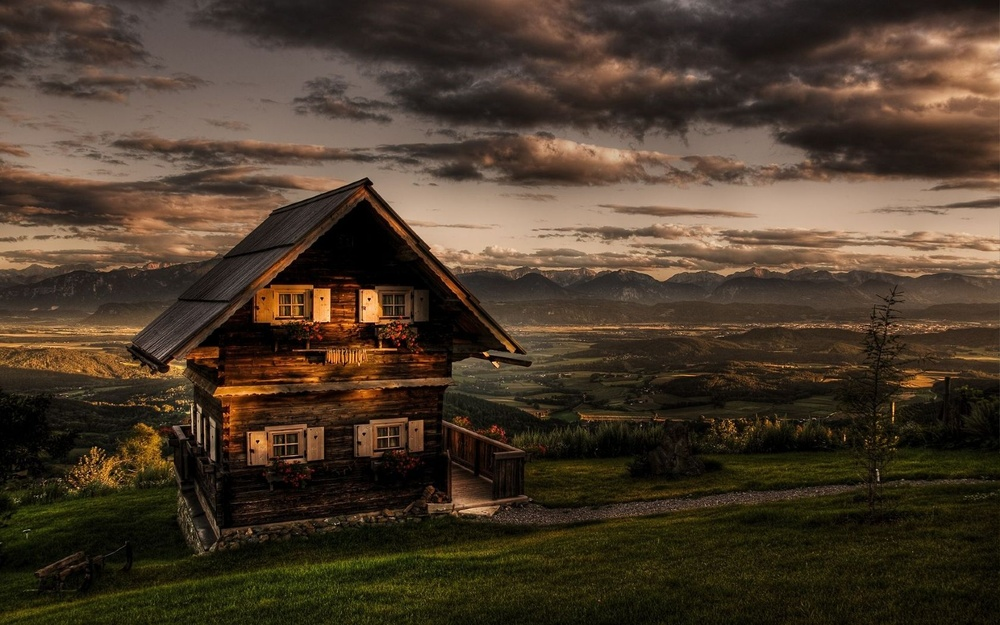
#> input picture images/cottage.jpg, 1000 x 625 px, shrunk from 1680 x 1050 before the run
$ python image_rotation.py
#> lines starting #> are read from the running program, lines starting #| are printed output that depends on the picture
# This program will rotate the input image

import cv2
import numpy as np
import matplotlib.pyplot as plt

# Reading of Image
img = cv2.imread('../images/cottage.jpg',0)
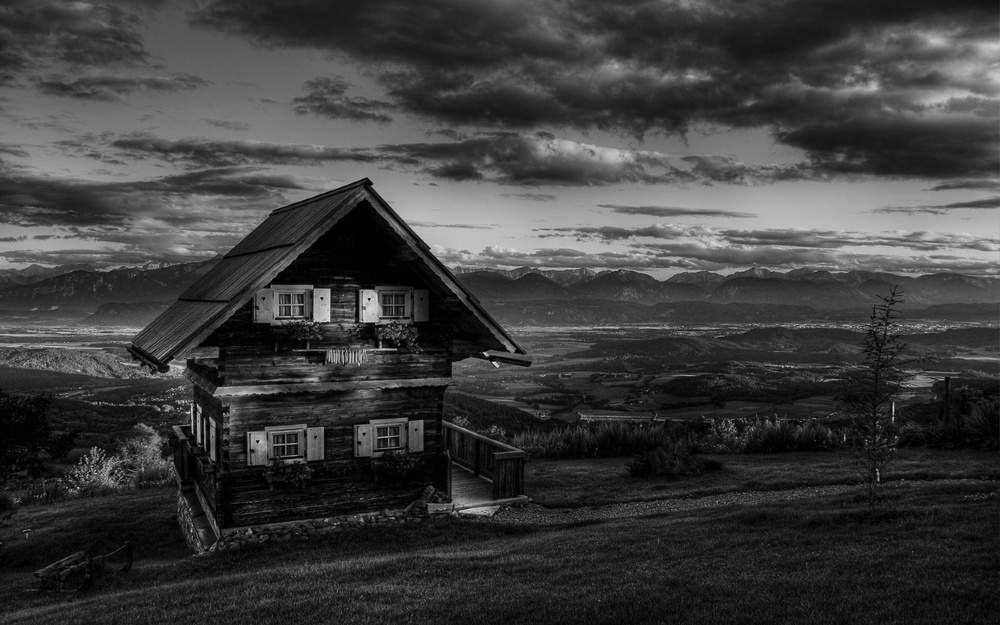
#> img: shape (625, 1000); min 0, max 225, mean 60.7

# Getting rows and columns of image using img.shape
rows, cols = img.shape
#> rows = 625; cols = 1000

# Rotating the image using getRotationMatrix2D where we pass center of rotation, angle and zooming level
rot_img = cv2.getRotationMatrix2D((0,0),10,1.0)

# Finally we wrapAffine the image
final_image = cv2.warpAffine(img, rot_img, (cols,rows))
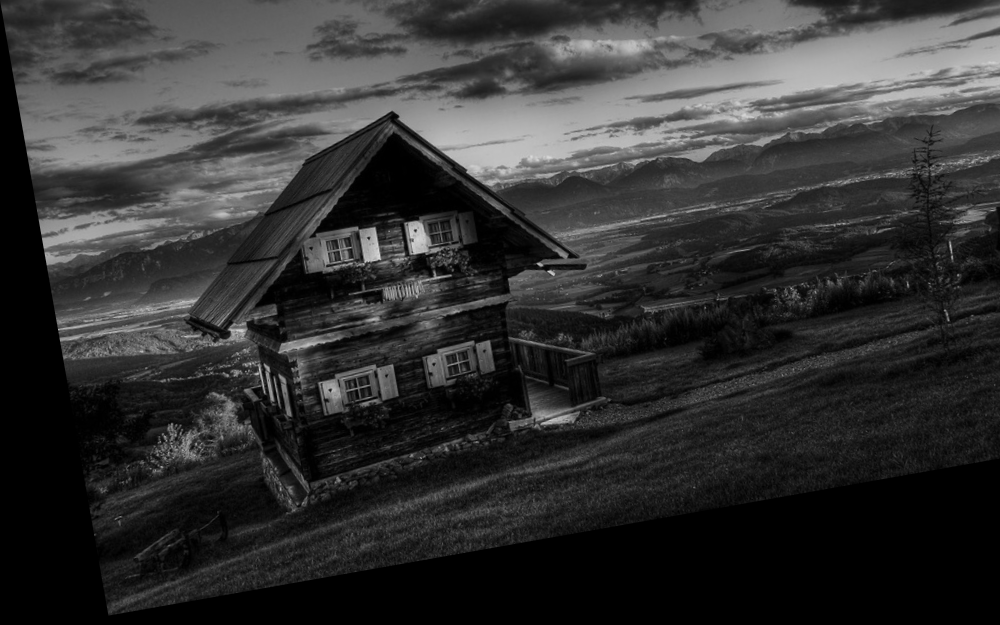
#> final_image: shape (625, 1000); min 0, max 219, mean 50.6


# Plotting of Image
plt.imshow(final_image)

plt.show()
